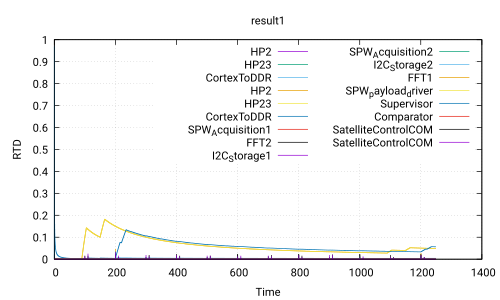

The script that saved this image:
 set title 'result1'
 set ylabel 'RTD'
 set xlabel 'Time'
 set grid
 set term pdf
 set output 'Use_case_DoubleCamera_Safety.ATIPPIC.executable220.0_60.0.pdf'
 plot 'Use_case_DoubleCamera_Safety.ATIPPIC.executable220.0_60.0.csv' using 1:2 with lines title 'HP2','Use_case_DoubleCamera_Safety.ATIPPIC.executable220.0_60.0.csv' using 1:3 with lines title 'HP23','Use_case_DoubleCamera_Safety.ATIPPIC.executable220.0_60.0.csv' using 1:4 with lines title 'CortexToDDR','Use_case_DoubleCamera_Safety.ATIPPIC.executable220.0_60.0.csv' using 1:5 with lines title 'HP2','Use_case_DoubleCamera_Safety.ATIPPIC.executable220.0_60.0.csv' using 1:6 with lines title 'HP23','Use_case_DoubleCamera_Safety.ATIPPIC.executable220.0_60.0.csv' using 1:7 with lines title 'CortexToDDR','Use_case_DoubleCamera_Safety.ATIPPIC.executable220.0_60.0.csv' using 1:8 with lines title 'SPW_Acquisition1','Use_case_DoubleCamera_Safety.ATIPPIC.executable220.0_60.0.csv' using 1:9 with lines title 'FFT2','Use_case_DoubleCamera_Safety.ATIPPIC.executable220.0_60.0.csv' using 1:10 with lines title 'I2C_Storage1','Use_case_DoubleCamera_Safety.ATIPPIC.executable220.0_60.0.csv' using 1:11 with lines title 'SPW_Acquisition2','Use_case_DoubleCamera_Safety.ATIPPIC.executable220.0_60.0.csv' using 1:12 with lines title 'I2C_Storage2','Use_case_DoubleCamera_Safety.ATIPPIC.executable220.0_60.0.csv' using 1:13 with lines title 'FFT1','Use_case_DoubleCamera_Safety.ATIPPIC.executable220.0_60.0.csv' using 1:14 with lines title 'SPW_payload_driver','Use_case_DoubleCamera_Safety.ATIPPIC.executable220.0_60.0.csv' using 1:15 with lines title 'Supervisor','Use_case_DoubleCamera_Safety.ATIPPIC.executable220.0_60.0.csv' using 1:16 with lines title 'Comparator','Use_case_DoubleCamera_Safety.ATIPPIC.executable220.0_60.0.csv' using 1:17 with lines title 'SatelliteControlCOM','Use_case_DoubleCamera_Safety.ATIPPIC.executable220.0_60.0.csv' using 1:18 with lines title 'SatelliteControlCOM'
